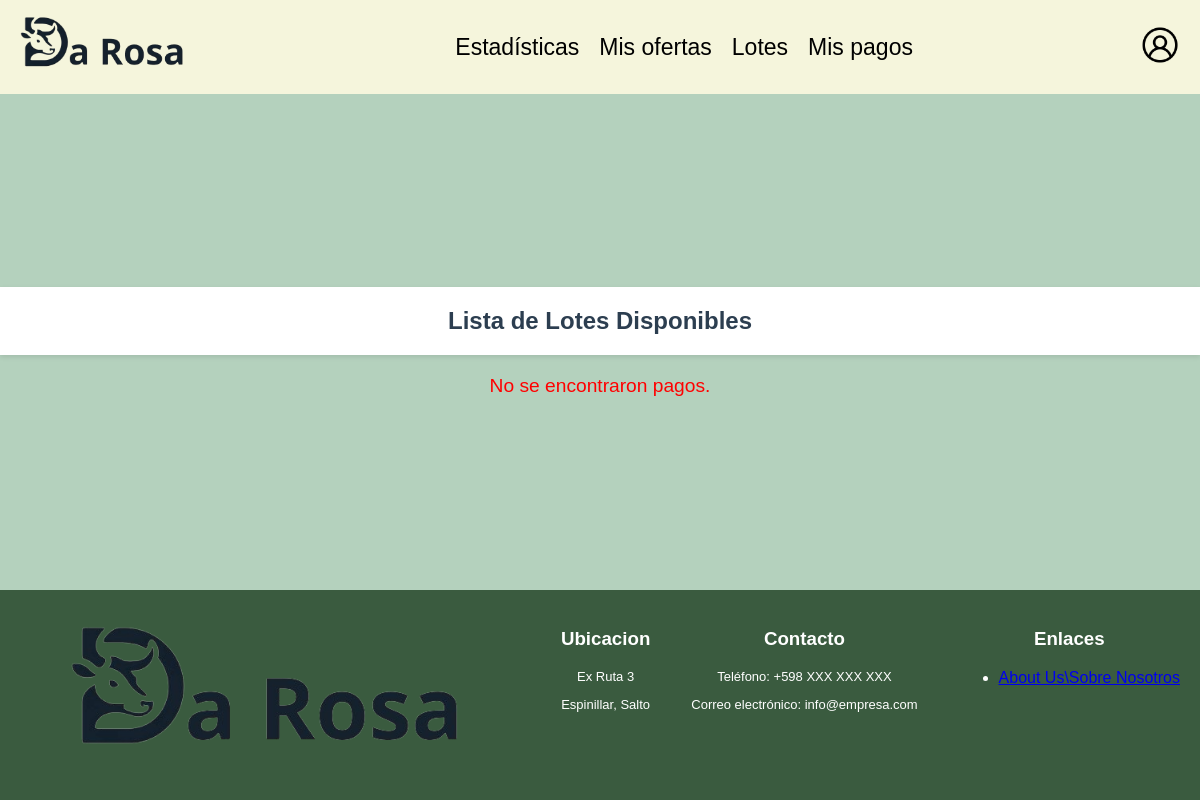
Page /paginas/pagos.php on the earlier database version.
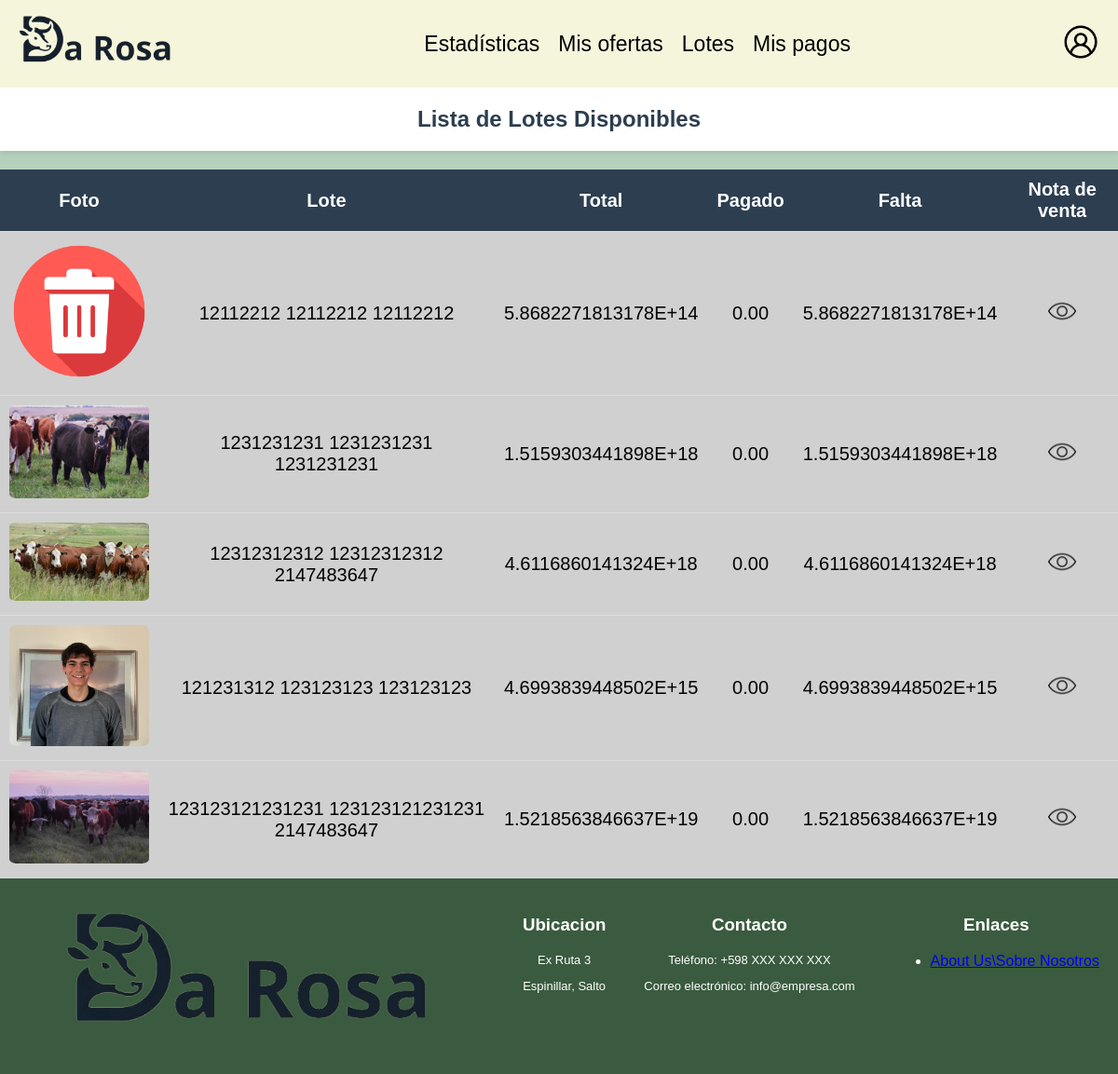
Same page on the later database version.
### tables this page shows
CREATE TABLE `oferta` (
  `id_oferta` int(11) NOT NULL,
  `monto` decimal(3,2) DEFAULT NULL,
  `fecha_oferta` datetime DEFAULT NULL,
  `id_lote` int(11) DEFAULT NULL,
  `id_usuario` int(11) DEFAULT NULL
);

CREATE TABLE `lotes` (
  `id_lote` int(11) NOT NULL,
  `categoria` varchar(40) DEFAULT NULL,
  `cantidad` int(11) DEFAULT NULL,
  `peso_promedio` int(11) DEFAULT NULL,
  `peso_maximo` int(11) DEFAULT NULL,
  `peso_minimo` int(11) DEFAULT NULL,
  `cant_pesada` int(11) DEFAULT NULL,
  `clase` varchar(20) DEFAULT NULL,
  `estado` varchar(20) DEFAULT NULL,
  `raza` varchar(60) DEFAULT NULL,
  `edad` int(11) DEFAULT NULL,
  `sanidad` varchar(255) DEFAULT NULL,
  `tratamiento_nutricional` varchar(255) DEFAULT NULL,
  `conoce_miomio` tinyint(1) DEFAULT NULL,
  `zona_garrapata` tinyint(1) DEFAULT NULL,
  `observaciones` text DEFAULT NULL,
  `fecha_inicio` datetime DEFAULT NULL,
  `fecha_fin` datetime DEFAULT NULL,
  `vendido` tinyint(1) NOT NULL DEFAULT 0,
  `id_certificador` int(11) DEFAULT NULL
);

### paginas/pagos.php (the view, shortened to what this page needs)
<?php
include '../includes/conexion.php';
@$rol_usuario = $_SESSION['rol'];
$sql = "
    SELECT
        p.*,
        o.*,
        u.*,
        l.*,
        a.ruta,
        COALESCE(SUM(p.monto_pago), 0) AS total_pagado
    FROM
        oferta o
    JOIN
        lotes l ON o.id_lote = l.id_lote
    JOIN
        usuarios u ON o.id_usuario = u.id_usuario
    JOIN
        archivo a ON a.id_lote = l.id_lote
    LEFT JOIN
        pago p ON p.id_oferta = o.id_oferta
    WHERE
        o.monto = (
            SELECT MAX(monto)
            FROM oferta
            WHERE id_lote = o.id_lote
        )
    GROUP BY
        o.id_oferta;
;";
$result = mysqli_query($conexion, $sql);
?>
<!DOCTYPE html>
<html lang="es">
<head>
    <link rel="stylesheet" href="../css/lotesusr.css">
</head>
<?php
    if ($rol_usuario == 'Administrador'){
            include '../includes/headeradmin.php';
    } else {
            include '../includes/header.php';
    }
?>
<body>
    <div class="content">
        <h2>Lista de Lotes Disponibles</h2>
        <?php
        if (mysqli_num_rows($result) > 0) {
            echo "<table class='listas'>
                    <thead>
                        <tr>
                            <th>Foto</th>
                            <th>Lote</th>
                            <th class='esconder'>Total</th>
                            <th class='esconder'>Pagado</th>
                            <th>Falta</th>
                            <th>Nota de venta</th>
                        </tr>
                    </thead>
                    <tbody>";
            while ($row = mysqli_fetch_assoc($result)) {
                $total = $row['monto'] * $row['cantidad'] * $row['peso_promedio'];
                $falta = $total - $row['total_pagado'];
                if ($falta > 0) {
                    echo "<tr>";
                    echo "<td><a href='administrar_pagos.php?id=" . $row['id_lote'] . "'><img src='" . $row['ruta'] . "' alt='" . $row['categoria'] . "'></a></td>";
                    echo "<td>" . $row['categoria'] . ' ' . $row['raza'] . ' ' . $row['cantidad'] . "</td>";
                    echo "<td class='esconder'>" . $total . "</td>";
                    echo "<td class='esconder'>" . $row['total_pagado'] . "</td>";
                    echo "<td>" . $falta . "</td>";
                    echo "<td><a href='pdf/pdf.php?id=" . $row['id_lote'] . "'><img src='../imagenes/ojo-abierto.png' alt='nota_de_venta' class='factura'></a></td>";
                    echo "</tr>";
                } else {
                    echo "<tr><td colspan='6'>No tiene clientes con deudas.</td></tr>";
                }
            }
            echo '</tbody></table>';
        } else {
            echo "<div class='no-lotes'>No se encontraron pagos.</div>";
        }
        ?>
    </div>
    <?php include '../includes/footer.php'; ?>
</body>
</html>

### includes/header.php (shortened to what this page needs)
<?php
include '../includes/conexion.php';
@$id_usuario = @$_SESSION['user_id'];
$sql_usuarios = "SELECT * FROM usuarios WHERE id_usuario = '$id_usuario';";
$result_usuarios = mysqli_query($conexion, $sql_usuarios);
$usuario = mysqli_fetch_assoc($result_usuarios);
?>
<header>
    <link rel="stylesheet" href="../css/header.css">
    <a href="index.php"><img class="header_logo" src="../imagenes/darosa.png" alt="logo de la empresa"></a>
    <nav class="header_nav">
        <ul class="header_nav_lista">
            <li class="header_nav_link"><a href="../paginas/estadisticas.php">Estadísticas</a></li>
            <li class="header_nav_link"><a href="../paginas/mis_ofertas.php">Mis ofertas</a></li>
            <li class="header_nav_link"><a href="../paginas/lotesusr.php">Lotes</a></li>
            <li class="header_nav_link"><a href="../paginas/mispagos.php">Mis pagos</a></li>
        </ul>
    </nav>
    <?php if (isset($_SESSION['user_id'])) {
        echo'
    <div class="perfil-usr">
        <input type="checkbox" id="user-menu-btn" class="user-checkbox">
        <label for="user-menu-btn">
            <img src="../imagenes/avatar.png" alt="Usuario" class="user-icon">
        </label>
        <div class="user-menu">
            <p><strong>Nombre:</strong>' . @$usuario['nombre'] . ' </p>
            <p><strong>Email:</strong>' . @$usuario['mail'] . '</p>
            <a href="../paginas/sessiondestroy.php">Cerrar sesión</a>
        </div>
    </div>';
    }else{
        echo'
        <a href="inicio_sesion.php"><img src="../imagenes/avatar.png" alt="Usuario" class="user-icon"></a>
        ';
    }?>
</header>

### includes/footer.php
<footer>
    <link rel="stylesheet" href="../css/footer.css">
        <div class="footer">
            <div class="logo-footer">
                <img src="../imagenes/darosa.png" alt="Logo de la empresa">
            </div>
            <div class="datttos">
                <h3>Ubicacion</h3>
                <p>Ex Ruta 3</p>
                <p>Espinillar, Salto</p>
            </div>
            <div class="contactos-footer">
                <h3>Contacto</h3>
                <p>Teléfono: +598 XXX XXX XXX</p>
                <p>Correo electrónico: info@empresa.com</p>
            </div>
            <div class="links-footer">
                <h3>Enlaces</h3>
                <ul>
                    <li><a href="../paginas/about-us.php">About Us\Sobre Nosotros</a></li>
                </ul>
            </div>
        </div>
</footer>

### css/lotesusr.css (style rules this page uses)
body { font-family: Arial, sans-serif; background-color: rgba(143, 186, 157, 0.667); margin: 0; padding: 0; display: flex; flex-direction: column; min-height: 100vh; }
h2 { text-align: center; color: #2c3e50; padding: 20px 0px; margin: 0; background-color: #ffffff; width: 100%; box-shadow: 0 2px 5px rgba(0, 0, 0, 0.1); font-size: 24px; }
table.listas { width: 100%; border-collapse: collapse; margin-top: 20px; background-color: #d0d0d0; }
table.listas thead { background-color: #2c3e50; color: white; }
table.listas th, table.listas td { padding: 10px; text-align: center; border-bottom: 1px solid #ddd; font-size: 20px; }
table.listas img { width: 150px; height: auto; border-radius: 5%; }
td a img.factura { width: auto; height: 30px; }
.content { flex: 1; display: flex; flex-direction: column; align-items: center; justify-content: center; }
@media screen and (min-width: 800px) { .esconder { display: table-cell; } }
.no-lotes { font-size: 1.2em; color: #ff0000; text-align: center; margin-top: 20px; }

### css/header.css (style rules this page uses)
header { display: flex; background-color: beige; align-items: center; justify-content: space-between; padding: 10px 20px; position: relative; }
.header_logo { max-height: 70px; margin: 0; }
.header_nav { display: flex; flex-direction: row; align-items: center; background-color: beige; }
.header_nav_lista { display: flex; gap: 20px; }
.header_nav_link { list-style: none; }
.header_nav_link a { color: black; text-decoration: none; font-size: 23px; transition: color 0.3s ease; }
.user-icon { width: 40px; height: 40px; border-radius: 50%; cursor: pointer; }

### css/footer.css (style rules this page uses)
.logo-footer img { max-width: 80%; min-width: 200px; }
.footer { display: flex; justify-content: space-between; background-color: rgb(58, 91, 63); padding: 20px; color: white; gap: 10px; text-align: center; }
.datttos { flex-direction: column; }
.footer p { font-family: 'Lucida Sans', 'Lucida Sans Regular', 'Lucida Grande', 'Lucida Sans Unicode', Geneva, Verdana, sans-serif; font-size: small; color: white; }

Differences in the rows shown:
added oferta: id_lote.categoria (picture), id_lote.categoria "12112212", id_lote.raza "12112212", id_lote.cantidad "12112212", monto.peso_promedio "5.8682271813178E+14", total_pagado "0.00", falta "5.8682271813178E+14"
added oferta: id_lote.categoria (picture), id_lote.categoria "1231231231", id_lote.raza "1231231231", id_lote.cantidad "1231231231", monto.peso_promedio "1.5159303441898E+18", total_pagado "0.00", falta "1.5159303441898E+18"
added oferta: id_lote.categoria (picture), id_lote.categoria "12312312312", id_lote.raza "12312312312", id_lote.cantidad "2147483647", monto.peso_promedio "4.6116860141324E+18", total_pagado "0.00", falta "4.6116860141324E+18"
added oferta: id_lote.categoria (picture), id_lote.categoria "121231312", id_lote.raza "123123123", id_lote.cantidad "123123123", monto.peso_promedio "4.6993839448502E+15", total_pagado "0.00", falta "4.6993839448502E+15"
added oferta: id_lote.categoria (picture), id_lote.categoria "123123121231231", id_lote.raza "123123121231231", id_lote.cantidad "2147483647", monto.peso_promedio "1.5218563846637E+19", total_pagado "0.00", falta "1.5218563846637E+19"
Other differences:
text no longer shown: "No se encontraron pagos."
text now shown: "Foto Lote Total Pagado Falta Nota de venta"
